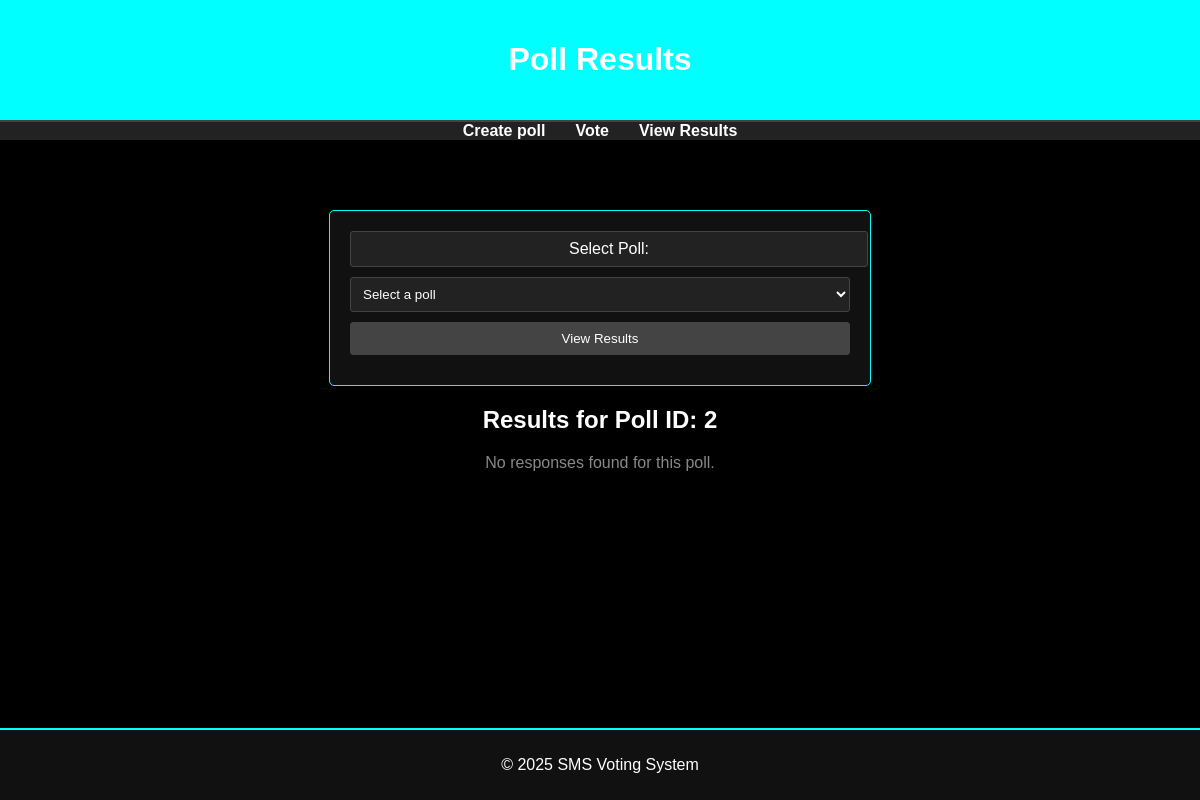
Before: /view_responses?survey_id=2 with the older database file.
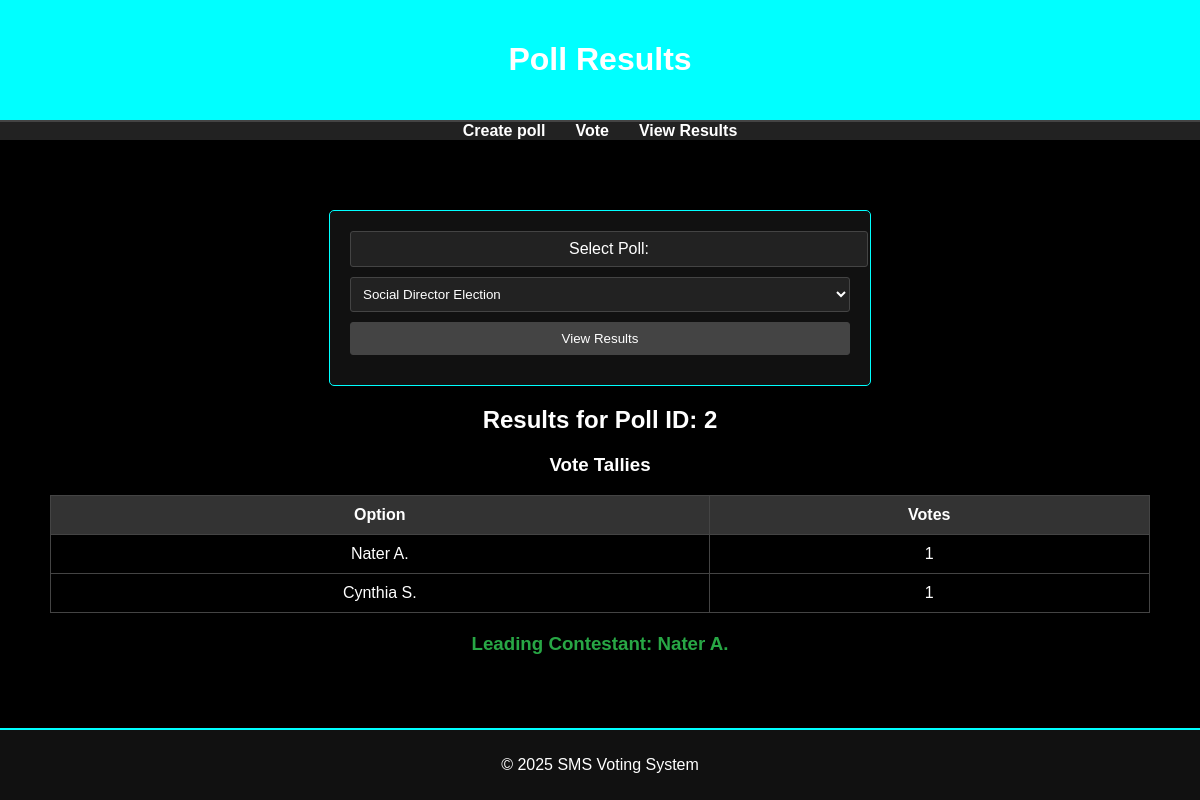
After: the same page with the newer database file.
### tables this page shows
CREATE TABLE responses (
    id INTEGER PRIMARY KEY AUTOINCREMENT,
    question_id INTEGER,
    phone_number TEXT,
    response TEXT,
    FOREIGN KEY (question_id) REFERENCES questions (id)
);

### application/routes.py (the view)
@app.route('/view_responses', methods=['GET'])
def view_responses():
    survey_id = request.args.get('survey_id')
    conn = get_db_connection()
    cursor = conn.cursor()
    cursor.execute("SELECT id, title FROM surveys")
    polls = cursor.fetchall()
    responses = None
    vote_tallies = None
    leading_option = None
    if survey_id:
        cursor.execute("""
            SELECT r.response
            FROM responses r
            JOIN questions q ON r.question_id = q.id
            WHERE q.survey_id = ?
        """, (survey_id,))
        responses = cursor.fetchall()
        vote_tallies = {}
        for response in responses:
            option = response['response']
            if option in vote_tallies:
                vote_tallies[option] += 1
            else:
                vote_tallies[option] = 1
        if vote_tallies:
            leading_option = max(vote_tallies, key=vote_tallies.get)
    conn.close()
    return render_template(
        'view_responses.html',
        polls=polls,
        responses=responses,
        vote_tallies=vote_tallies,
        leading_option=leading_option,
        survey_id=survey_id
    )

### application/database.py (called while the page is built)
def get_db_connection():
    conn = sqlite3.connect(DATABASE)
    conn.row_factory = sqlite3.Row
    return conn

### application/templates/view_responses.html (shortened to what this page needs)
<!DOCTYPE html>
<html lang="en">
<head>
</head>
<body>
    <header>
        <h1>Poll Results</h1>
    </header>
    <nav>
        <ul>
            <li><a href="/create_poll">Create poll</a></li>
            <li><a href="/submit_vote">Vote</a></li>
            <li><a href="/view_responses">View Results</a></li>
        </ul>
    </nav>
    <main>
        <form action="/view_responses" method="GET">
            <label for="survey_id">Select Poll:</label>
            <select id="survey_id" name="survey_id" required>
                <option value="" disabled selected>Select a poll</option>
                {% if polls %}
                    {% for poll in polls %}
                        <option value="{{ poll['id'] }}" {% if survey_id == poll['id']|string %}selected{% endif %}>
                            {{ poll['title'] }}
                        </option>
                    {% endfor %}
                {% endif %}
            </select>
            <button type="submit">View Results</button>
        </form>
        {% if survey_id %}
            <div id="responses">
                <h2>Results for Poll ID: {{ survey_id }}</h2>
                {% if vote_tallies %}
                    <div class="vote-tallies">
                        <h3>Vote Tallies</h3>
                        <table>
                            <thead>
                                <tr>
                                    <th>Option</th>
                                    <th>Votes</th>
                                </tr>
                            </thead>
                            <tbody>
                                {% for option, count in vote_tallies.items() %}
                                    <tr>
                                        <td>{{ option }}</td>
                                        <td>{{ count }}</td>
                                    </tr>
                                {% endfor %}
                            </tbody>
                        </table>
                    </div>
                    <div class="leading-option">
                        <h3>Leading Contestant: {{ leading_option }}</h3>
                    </div>
                {% else %}
                    <p class="no-responses">No responses found for this poll.</p>
                {% endif %}
            </div>
        {% endif %}
    </main>
    <footer>
        <p>&copy; 2025 SMS Voting System</p>
    </footer>
</body>
</html>

### application/templates/view_responses.html (style rules this page uses)
body { font-family: Arial, sans-serif; margin: 0; padding: 0; background-color: #000; color: #fff; display: flex; flex-direction: column; min-height: 100vh; }
header { text-align: center; padding: 20px; background-color: aqua; border-bottom: 2px solid #444; }
nav ul { list-style-type: none; padding: 0; display: flex; justify-content: center; background-color: #222; margin: 0; }
nav ul li { margin: 0 15px; }
nav ul li a { color: #fff; text-decoration: none; font-weight: bold; }
main { text-align: center; padding: 50px; flex: 1; }
footer { text-align: center; padding: 10px; background-color: #111; border-top: 2px solid aqua; margin-top: auto; }
h1, p { text-align: center; }
form { max-width: 500px; margin: 20px auto; padding: 20px; border: 1px solid aqua; background-color: #111; border-radius: 5px; }
label, select, input[type="radio"], button { display: block; width: 100%; margin-bottom: 10px; color: #fff; background-color: #222; border: 1px solid #444; border-radius: 3px; padding: 8px; }
button { background-color: #444; cursor: pointer; }
.vote-tallies { margin-top: 20px; }
.vote-tallies table { width: 100%; border-collapse: collapse; margin-top: 10px; }
.vote-tallies th, .vote-tallies td { padding: 10px; border: 1px solid #444; }
.vote-tallies th { background-color: #333; }
.leading-option { margin-top: 20px; font-weight: bold; color: #28a745; }

Changed rows visible on the page:
added responses: response "Nater A.", id "1"
added responses: response "Cynthia S.", count "1"
Other visible differences:
form field survey_id: "Select a poll" → "Social Director Election"
text no longer shown: "No responses found for this poll."
text now shown: "Vote Tallies Option Votes Leading Contestant:"
